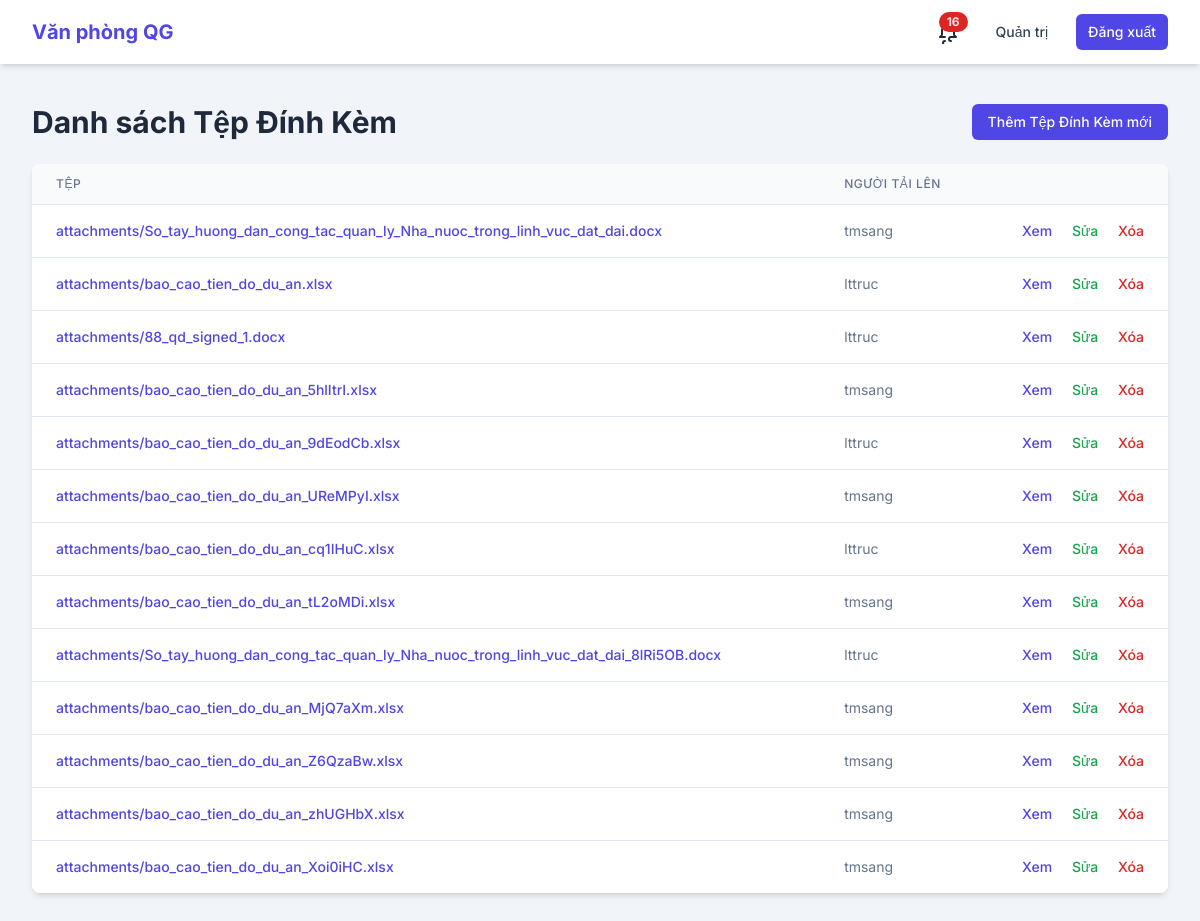
/tepdinhkem/ (signed in), run on the app's committed database.
### core/models.py (models this page shows)
class TepDinhKem(models.Model):
    file = models.FileField(upload_to='attachments/')
    uploader = models.ForeignKey(settings.AUTH_USER_MODEL, on_delete=models.CASCADE)
    nhiem_vu = models.ForeignKey(NhiemVu, on_delete=models.CASCADE, null=True, blank=True, related_name='tep_dinh_kem')
    ho_so_cong_viec = models.ForeignKey(HoSoCongViec, on_delete=models.CASCADE, null=True, blank=True, related_name='tep_dinh_kem')
    ke_hoach = models.ForeignKey(KeHoach, on_delete=models.CASCADE, null=True, blank=True, related_name='tep_dinh_kem') # Added for KeHoach
    binh_luan = models.ForeignKey(BinhLuan, on_delete=models.CASCADE, null=True, blank=True, related_name='tep_dinh_kem')

### users/models.py (models this page shows)
class CustomUser(AbstractUser):
    class Role(models.TextChoices):
        LANH_DAO_CO_QUAN = 'LANH_DAO_CO_QUAN', 'Lãnh đạo Cơ quan'
        LANH_DAO_VAN_PHONG = 'LANH_DAO_VAN_PHONG', 'Lãnh đạo Văn phòng'
        LANH_DAO_PHONG = 'LANH_DAO_PHONG', 'Lãnh đạo Phòng'
        CHUYEN_VIEN_VAN_PHONG = 'CHUYEN_VIEN_VAN_PHONG', 'Chuyên viên Văn phòng'
        CHUYEN_VIEN_PHONG = 'CHUYEN_VIEN_PHONG', 'Chuyên viên Phòng'
        CHUYEN_VIEN = 'CHUYEN_VIEN', 'Chuyên viên'
    role = models.CharField(max_length=50, choices=Role.choices, default=Role.CHUYEN_VIEN_PHONG)
    co_quan = models.ForeignKey('core.CoQuan', on_delete=models.CASCADE, null=True, blank=True)
    phong_ban = models.ForeignKey('core.PhongBan', on_delete=models.CASCADE, null=True, blank=True)
    zalo_user_id = models.CharField(max_length=255, blank=True, null=True, verbose_name='Zalo User ID')

### core/views.py (the view)
# urls.py: path('tepdinhkem/', views.TepDinhKemListView.as_view(), name='tepdinhkem-list'),
class TepDinhKemListView(LoginRequiredMixin, ListView):
    model = TepDinhKem
    template_name = 'core/tepdinhkem_list.html'

### core/templates/core/tepdinhkem_list.html (shortened to what this page needs)
{% extends 'core/base.html' %}
{% load i18n %}
{% block content %}
    <div class="flex justify-between items-center mb-6">
        <h1 class="text-3xl font-bold text-slate-800">{% trans "Danh sách Tệp Đính Kèm" %}</h1>
        <a href="{% url 'tepdinhkem-create' %}" class="px-4 py-2 rounded-md text-sm font-medium text-white bg-indigo-600 hover:bg-indigo-700 transition-colors">{% trans "Thêm Tệp Đính Kèm mới" %}</a>
    </div>
    <div class="bg-white shadow-md rounded-lg overflow-hidden">
        <table class="min-w-full divide-y divide-slate-200">
            <thead class="bg-slate-50">
                <tr>
                    <th scope="col" class="px-6 py-3 text-left text-xs font-medium text-slate-500 uppercase tracking-wider">{% trans "Tệp" %}</th>
                    <th scope="col" class="px-6 py-3 text-left text-xs font-medium text-slate-500 uppercase tracking-wider">{% trans "Người Tải Lên" %}</th>
                    <th scope="col" class="relative px-6 py-3">
                    </th>
                </tr>
            </thead>
            <tbody class="bg-white divide-y divide-slate-200">
                {% for tepdinhkem in tepdinhkem_list %}
                    <tr class="hover:bg-slate-50 transition-colors">
                        <td class="px-6 py-4 whitespace-nowrap text-sm font-medium text-slate-900"><a href="{{ tepdinhkem.file.url }}" target="_blank" class="text-indigo-600 hover:underline">{{ tepdinhkem.file.name }}</a></td>
                        <td class="px-6 py-4 whitespace-nowrap text-sm text-slate-500">{{ tepdinhkem.uploader.username }}</td>
                        <td class="px-6 py-4 whitespace-nowrap text-right text-sm font-medium space-x-4">
                            <a href="{% url 'tepdinhkem-detail' tepdinhkem.pk %}" class="text-indigo-600 hover:text-indigo-900">{% trans "Xem" %}</a>
                            <a href="{% url 'tepdinhkem-update' tepdinhkem.pk %}" class="text-green-600 hover:text-green-900">{% trans "Sửa" %}</a>
                            <a href="{% url 'tepdinhkem-delete' tepdinhkem.pk %}" class="text-red-600 hover:text-red-900">{% trans "Xóa" %}</a>
                        </td>
                    </tr>
                {% empty %}
                    <tr>
                        <td colspan="3" class="px-6 py-4 whitespace-nowrap text-center text-sm text-slate-500">{% trans "Không có tệp đính kèm nào." %}</td>
                    </tr>
                {% endfor %}
            </tbody>
        </table>
    </div>
{% endblock %}

### core/templates/core/base.html (style rules this page uses)
body { font-family: 'Inter', sans-serif; }

### data on the page
TepDinhKem: file.name "attachments/So_tay_huong_dan_cong_tac_quan_ly_Nha_nuoc_trong_linh_vuc_dat_dai.docx", uploader.username "tmsang"
TepDinhKem: file.name "attachments/bao_cao_tien_do_du_an.xlsx", uploader.username "lttruc"
TepDinhKem: file.name "attachments/88_qd_signed_1.docx", uploader.username "lttruc"
TepDinhKem: file.name "attachments/bao_cao_tien_do_du_an_5hlItrI.xlsx", uploader.username "tmsang"
TepDinhKem: file.name "attachments/bao_cao_tien_do_du_an_9dEodCb.xlsx", uploader.username "lttruc"
TepDinhKem: file.name "attachments/bao_cao_tien_do_du_an_UReMPyI.xlsx", uploader.username "tmsang"
TepDinhKem: file.name "attachments/bao_cao_tien_do_du_an_cq1IHuC.xlsx", uploader.username "lttruc"
TepDinhKem: file.name "attachments/bao_cao_tien_do_du_an_tL2oMDi.xlsx", uploader.username "tmsang"
TepDinhKem: file.name "attachments/So_tay_huong_dan_cong_tac_quan_ly_Nha_nuoc_trong_linh_vuc_dat_dai_8lRi5OB.docx", uploader.username "lttruc"
TepDinhKem: file.name "attachments/bao_cao_tien_do_du_an_MjQ7aXm.xlsx", uploader.username "tmsang"
TepDinhKem: file.name "attachments/bao_cao_tien_do_du_an_Z6QzaBw.xlsx", uploader.username "tmsang"
TepDinhKem: file.name "attachments/bao_cao_tien_do_du_an_zhUGHbX.xlsx", uploader.username "tmsang"
TepDinhKem: file.name "attachments/bao_cao_tien_do_du_an_Xoi0iHC.xlsx", uploader.username "tmsang"
